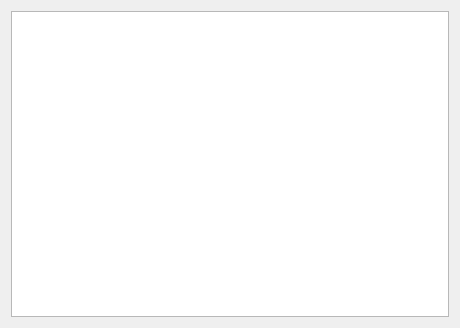
<?xml version="1.0" encoding="UTF-8"?>
<ui version="4.0">
 <class>MainWindow</class>
 <widget class="QMainWindow" name="MainWindow">
  <property name="geometry">
   <rect>
    <x>0</x>
    <y>0</y>
    <width>460</width>
    <height>328</height>
   </rect>
  </property>
  <property name="windowTitle">
   <string>Welcome to QChat</string>
  </property>
  <widget class="QWidget" name="centralWidget">
   <layout class="QVBoxLayout" name="verticalLayout">
    <item>
     <widget class="QTextEdit" name="logWindow"/>
    </item>
   </layout>
  </widget>
 </widget>
 <layoutdefault spacing="6" margin="11"/>
 <resources/>
 <connections/>
</ui>
